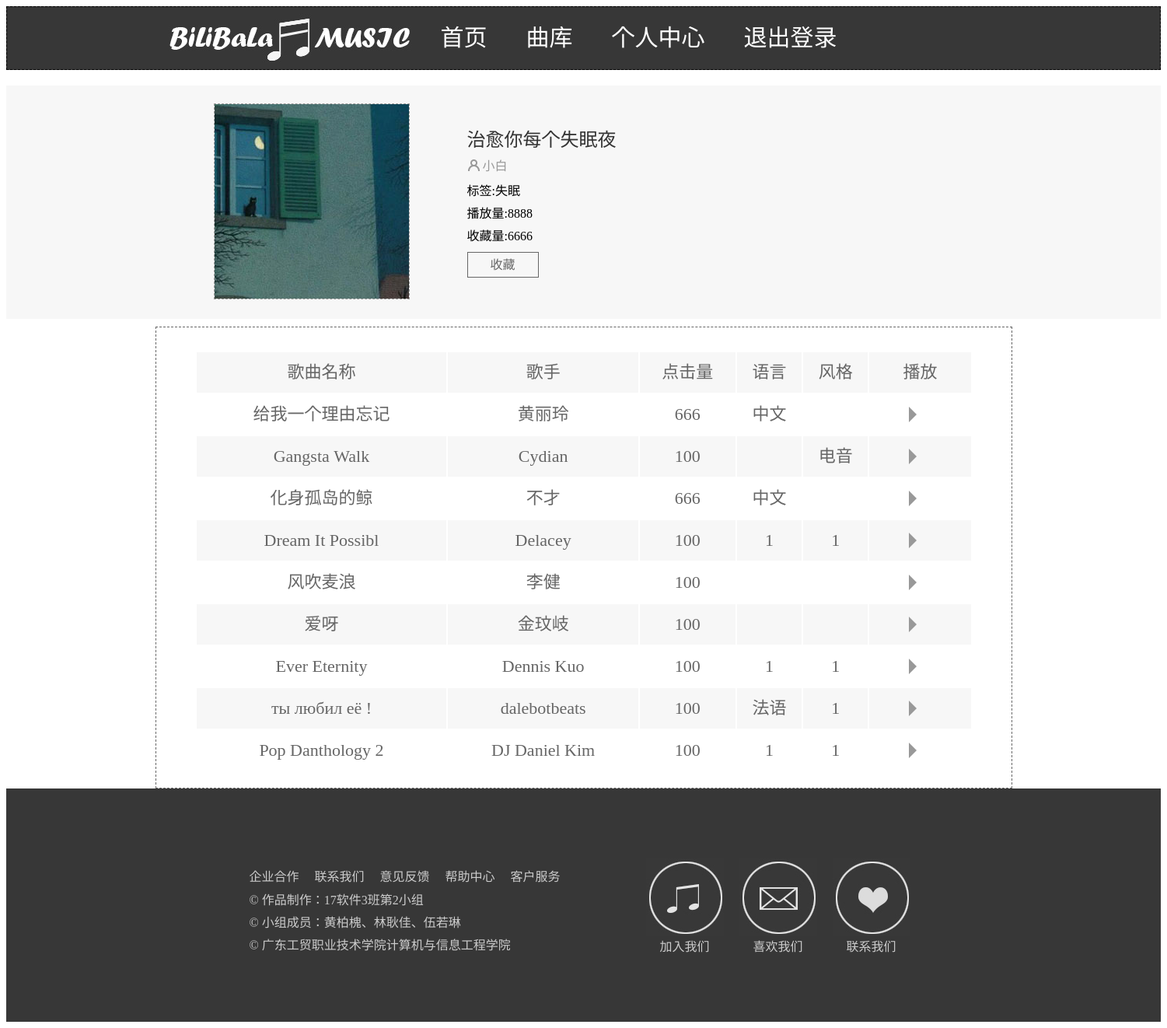
The app's page /user/songList.php?list=1 with its own data.
### tables this page shows
CREATE TABLE IF NOT EXISTS `song` (
  `songNo` int(10) NOT NULL,
  `songName` char(16) NOT NULL,
  `singer` char(16) NOT NULL,
  `hits` int(100) NOT NULL,
  `vip` int(4) NOT NULL DEFAULT '0' COMMENT 'vip为1',
  `language` char(12) DEFAULT NULL,
  `mood` char(12) DEFAULT NULL,
  `style` char(12) DEFAULT NULL,
  PRIMARY KEY (`songNo`)
);

### user/songList.php (the view, shortened to what this page needs)
<!DOCTYPE html PUBLIC "-//W3C//DTD XHTML 1.0 Transitional//EN" "http://www.w3.org/TR/xhtml1/DTD/xhtml1-transitional.dtd">
<html xmlns="http://www.w3.org/1999/xhtml">
<head>
</head>
<body>
<?php
        $serverlink=mysqli_connect('localhost','root','')or die("数据库连接失败");
        mysqli_set_charset($serverlink,"utf8");
		echo "<div id='navigation'><div id='header'><ul>";
            echo "<li><a href='home.php'>首页</a></li>
            <li><a href='song.php'>曲库</a></li>
            <li><a href='showMyInformation.php'>个人中心</a></li>
            <li><a href='exit.php'>退出登录</a></li>";
        echo "</ul></div></div>";
		$z=$_SESSION['list'];
        $sql="select listName,userName,tag,play,collect from list,user,song where list.user_id=user.user_id and song.songNo=list.songNo and listNo='$_SESSION[list]'";
        $query=mysqli_query($serverlink,$sql);
		$query2=mysqli_query($serverlink,$sql);
		$row2=@mysqli_fetch_row($query2);
        while($row=@mysqli_fetch_array($query))
        {@list($a,$b,$c,$d,$e)=$row;
        echo "<div id='box'><div id='container'><div id='left'><div id='photo'>
        	<img src='../pic/S$z.jpg' width='250' height='250' /></div></div>";
        echo "<div id='right'><div id='listName'>$a</div><div id='user_id'>$b</div>
              <div id='tag'>标签:$c</div><div id='count'>播放量:$d</div><div id='count'>收藏量:$e</div>
              <div id='button'><a href='collect.php?ln=$a'>收藏</a></div></div></div></div>"; }
		echo "<div id='list'>";
        $sql="select * from song,list where song.songNo=list.songNo and listName='$row2[0]'";
        $query=mysqli_query($serverlink,$sql);
		@$t=mysqli_num_rows($query);
        echo "<table border='0' action='' method='post'>";
        echo "<tr><td>歌曲名称</td><td>歌手</td><td>点击量</td><td>语言</td><td>风格</td><td>播放</td></tr>";
		$i=-1;
        while($row=mysqli_fetch_array($query))
        {
		list($a,$b,$c,$d,$e,$f,$g,$h)=$row;
		$i=$i+1;
		?>
        <tr><td><a id="songName" href="songDetail.php?songNo=<?php echo $a?>"><?php echo $b?></a><img id='isplay' <?php if(isset($_GET['a'])&&@$_GET['a']==$i)echo "src='../pic/wave.gif'"?> /></td>
        <?php
        echo "<td>$c</td><td>$d</td><td>$f</td><td>$h</td><td><a href='songList.php?a=$i&t=$t&list=$z'><span></span></a></td></tr>";
        }
        echo "</table>";
		echo "</div>";
		include("buttom.php");
        ?>
</body>
</html>

### user/songList.php (style rules this page uses)
#navigation { height: 80px; border: 1px dashed #000; background-color: #373737; }
#navigation #header { height: 80px; width: 1100px; margin-right: auto; margin-left: auto; background-image: url(../pic/logo.jpg); background-repeat: no-repeat; background-position: left; }
#navigation ul { padding: 0px; width: 1100px; background-image: url(../pic/logo.jpg); margin-top: 0px; margin-right: 0px; margin-bottom: 0px; margin-left: 341px; }
#navigation ul li { list-style-type: none; float: left; font-family: "微软雅黑"; font-size: 30px; line-height: 80px; color: #FFF; display: block; }
#navigation ul li a { color: #FFF; text-decoration: none; padding-right: 25px; padding-left: 25px; }
#box { background-color: #f7f7f7; width: auto; }
#container { height: 300px; width: 1100px; margin-right: auto; margin-left: auto; margin-top: 20px; background-color: #f7f7f7; }
#container #left { float: left; height: 300px; width: 400px; }
#left #photo { height: 250px; width: 250px; border: 1px dashed #999; margin-top: 22.5px; margin-right: auto; margin-left: auto; }
#container #right { float: right; height: 130px; width: 700px; padding-top: 50px; margin-top: auto; margin-bottom: auto; }
#right #listName { font-family: "微软雅黑"; font-size: 24px; color: #333; margin-bottom: 10px; }
#right #user_id { line-height: 17px; color: #999; height: 17px; background-image: url(../pic/111.PNG); background-repeat: no-repeat; padding-left: 20px; margin-bottom: 10px; }
#container #right #button { height: 31px; width: 90px; line-height: 31px; background-repeat: no-repeat; color: #000; text-decoration: none; border: 1px solid #666; text-align: center; margin-top: 10px; }
#container #right #button a { text-decoration: none; color: #666; }
#container #right #tag,#container #right #count { margin-bottom: 5px; }
#list { height: auto; width: 1100px; margin-right: auto; margin-left: auto; padding-bottom: 20px; border: 1px dashed #666; padding-top: 30px; margin-top: 10px; }
table { font-family: "微软雅黑"; font-size: 22px; line-height: 50px; width: 1000px; margin-right: auto; margin-left: auto; text-align: center; color: #666; }
table a { display: block; }
table a span { content: ''; display: block; border-top-width: 10px; border-right-width: 10px; border-bottom-width: 10px; border-left-width: 10px; border-top-style: solid; border-right-style: solid; border-bottom-style: solid; border-left-style: solid; border-top-color: transparent; border-right-color: transparent; border-bottom-color: transparent; border-left-color: #999; margin-left: 50px; }
tr:nth-child(2n-1) { background-color: #f7f7f7; }
#songName { color: rgba(102,102,102,1); text-decoration: none; }
tr td:first-child { position:relative; }

### records on screen
song: songName "给我一个理由忘记", singer "黄丽玲", hits "666", language "中文"
song: songName "Gangsta Walk", singer "Cydian", hits "100", style "电音"
song: songName "化身孤岛的鲸", singer "不才", hits "666", language "中文"
song: songName "Dream It Possibl", singer "Delacey", hits "100", language "1", style "1"
song: songName "风吹麦浪", singer "李健", hits "100"
song: songName "爱呀", singer "金玟岐", hits "100"
song: songName "Ever Eternity", singer "Dennis Kuo", hits "100", language "1", style "1"
song: songName "ты любил её !", singer "dalebotbeats", hits "100", language "法语", style "1"
song: songName "Pop Danthology 2", singer "DJ Daniel Kim", hits "100", language "1", style "1"

### other values on screen
$a "治愈你每个失眠夜"
$b "小白"
$c "失眠"
$d "8888"
$e "6666"
